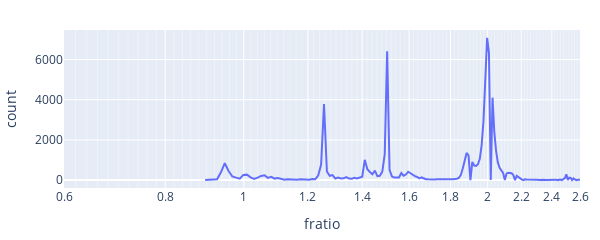

Here is the notebook cell this chart was saved with:
### Code cell
plot_annotations("Kaustuv Kanti Ganguli - Raag Puriya Dhanashree")

### Figure 1 — Plotly figure (JSON) as saved in the notebook; plotly's stock layout.template omitted (floating-point values rounded to 4 significant figures; data arrays with more than 128 entries replaced by an {"elided": "..."} marker saying what was removed)
{"data": [{"hovertemplate": "frequency(ratio wrt root): %{x}<br>occurence: %{y}", "legendgroup": "", "line": {"color": "#636efa", "dash": "solid"}, "marker": {"symbol": "circle"}, "mode": "lines", "name": "", "orientation": "v", "showlegend": false, "type": "scatter", "x": {"elided": "700 float values"}, "xaxis": "x", "y": {"elided": "700 int values"}, "yaxis": "y"}], "layout": {"height": 200, "legend": {"tracegroupgap": 0}, "margin": {"b": 10, "l": 10, "r": 20, "t": 30}, "width": 600, "xaxis": {"anchor": "y", "domain": [0, 1], "minor": {"nticks": 10, "showgrid": true}, "range": [-0.2218, 0.415], "title": {"text": "fratio"}, "type": "log"}, "yaxis": {"anchor": "x", "domain": [0, 1], "title": {"text": "count"}}}}
